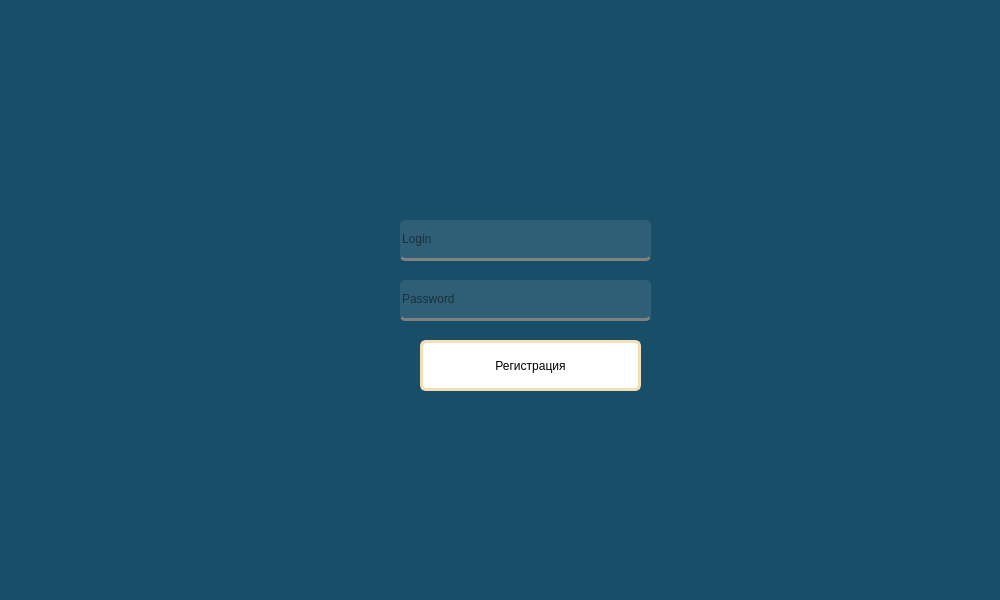
<?xml version="1.0" encoding="UTF-8"?>
<ui version="4.0">
 <class>MainWindow</class>
 <widget class="QMainWindow" name="MainWindow">
  <property name="geometry">
   <rect>
    <x>0</x>
    <y>0</y>
    <width>1000</width>
    <height>600</height>
   </rect>
  </property>
  <property name="minimumSize">
   <size>
    <width>1000</width>
    <height>600</height>
   </size>
  </property>
  <property name="maximumSize">
   <size>
    <width>1000</width>
    <height>600</height>
   </size>
  </property>
  <property name="sizeIncrement">
   <size>
    <width>1000</width>
    <height>600</height>
   </size>
  </property>
  <property name="baseSize">
   <size>
    <width>1000</width>
    <height>600</height>
   </size>
  </property>
  <property name="windowTitle">
   <string>MainWindow</string>
  </property>
  <property name="styleSheet">
   <string notr="true">background-color: rgb(24, 78, 104);
</string>
  </property>
  <widget class="QWidget" name="centralwidget">
   <widget class="QLineEdit" name="lineEdit">
    <property name="geometry">
     <rect>
      <x>400</x>
      <y>220</y>
      <width>251</width>
      <height>41</height>
     </rect>
    </property>
    <property name="styleSheet">
     <string notr="true">background-color: rgba(255, 255, 255, 25);
                       border: none;
                       border-bottom: 3px solid #808080;
border-radius: 5px;</string>
    </property>
    <property name="placeholderText">
     <string>Login</string>
    </property>
   </widget>
   <widget class="QLineEdit" name="lineEdit_2">
    <property name="geometry">
     <rect>
      <x>400</x>
      <y>280</y>
      <width>251</width>
      <height>41</height>
     </rect>
    </property>
    <property name="styleSheet">
     <string notr="true">background-color: rgba(255, 255, 255, 25);
                       border: none;
                       border-bottom: 3px solid #808080;
border-radius: 5px;</string>
    </property>
    <property name="echoMode">
     <enum>QLineEdit::Password</enum>
    </property>
    <property name="placeholderText">
     <string>Password</string>
    </property>
   </widget>
   <widget class="QPushButton" name="pushButton_2">
    <property name="geometry">
     <rect>
      <x>420</x>
      <y>340</y>
      <width>221</width>
      <height>51</height>
     </rect>
    </property>
    <property name="styleSheet">
     <string notr="true">background-color: white;
                     color: black;
                    border: 3px solid #F5DEB3;
                     border-radius: 6px;
                     padding: 10px;</string>
    </property>
    <property name="text">
     <string>Регистрация</string>
    </property>
   </widget>
  </widget>
 </widget>
 <resources/>
 <connections/>
</ui>
